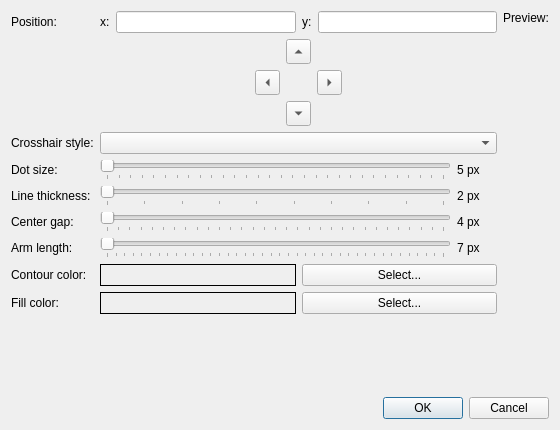
<?xml version="1.0" encoding="UTF-8"?>
<ui version="4.0">
 <class>SettingsDialog</class>
 <widget class="QDialog" name="SettingsDialog">
  <property name="geometry">
   <rect>
    <x>0</x>
    <y>0</y>
    <width>560</width>
    <height>430</height>
   </rect>
  </property>
  <property name="windowTitle">
   <string>Settings</string>
  </property>
  <layout class="QVBoxLayout" name="verticalLayout_2">
   <item>
    <layout class="QHBoxLayout" name="mainHbox">
     <item>
      <layout class="QFormLayout" name="dialogLayout">
       <item row="0" column="0">
        <widget class="QLabel" name="positionLbl">
         <property name="text">
          <string>Position:</string>
         </property>
        </widget>
       </item>
       <item row="0" column="1">
        <layout class="QHBoxLayout" name="positionHbox">
         <item>
          <widget class="QLabel" name="xLbl">
           <property name="text">
            <string>x:</string>
           </property>
          </widget>
         </item>
         <item>
          <widget class="QLineEdit" name="xEdit"/>
         </item>
         <item>
          <widget class="QLabel" name="yLbl">
           <property name="text">
            <string>y:</string>
           </property>
          </widget>
         </item>
         <item>
          <widget class="QLineEdit" name="yEdit"/>
         </item>
        </layout>
       </item>
       <item row="1" column="1">
        <layout class="QGridLayout" name="dpadGridLayout">
         <item row="2" column="0">
          <spacer name="dpadLeftSpacer">
           <property name="orientation">
            <enum>Qt::Horizontal</enum>
           </property>
           <property name="sizeHint" stdset="0">
            <size>
             <width>40</width>
             <height>20</height>
            </size>
           </property>
          </spacer>
         </item>
         <item row="2" column="4">
          <spacer name="dpadRightSpacer">
           <property name="orientation">
            <enum>Qt::Horizontal</enum>
           </property>
           <property name="sizeHint" stdset="0">
            <size>
             <width>40</width>
             <height>20</height>
            </size>
           </property>
          </spacer>
         </item>
         <item row="0" column="2">
          <widget class="QToolButton" name="upBtn">
           <property name="minimumSize">
            <size>
             <width>25</width>
             <height>25</height>
            </size>
           </property>
           <property name="maximumSize">
            <size>
             <width>30</width>
             <height>16777215</height>
            </size>
           </property>
           <property name="text">
            <string>...</string>
           </property>
           <property name="arrowType">
            <enum>Qt::UpArrow</enum>
           </property>
          </widget>
         </item>
         <item row="2" column="1">
          <widget class="QToolButton" name="leftBtn">
           <property name="minimumSize">
            <size>
             <width>25</width>
             <height>25</height>
            </size>
           </property>
           <property name="maximumSize">
            <size>
             <width>30</width>
             <height>16777215</height>
            </size>
           </property>
           <property name="text">
            <string>...</string>
           </property>
           <property name="arrowType">
            <enum>Qt::LeftArrow</enum>
           </property>
          </widget>
         </item>
         <item row="2" column="3">
          <widget class="QToolButton" name="rightBtn">
           <property name="minimumSize">
            <size>
             <width>25</width>
             <height>25</height>
            </size>
           </property>
           <property name="maximumSize">
            <size>
             <width>30</width>
             <height>16777215</height>
            </size>
           </property>
           <property name="text">
            <string>...</string>
           </property>
           <property name="arrowType">
            <enum>Qt::RightArrow</enum>
           </property>
          </widget>
         </item>
         <item row="4" column="2">
          <widget class="QToolButton" name="downBtn">
           <property name="minimumSize">
            <size>
             <width>25</width>
             <height>25</height>
            </size>
           </property>
           <property name="maximumSize">
            <size>
             <width>30</width>
             <height>16777215</height>
            </size>
           </property>
           <property name="text">
            <string>...</string>
           </property>
           <property name="arrowType">
            <enum>Qt::DownArrow</enum>
           </property>
          </widget>
         </item>
        </layout>
       </item>
       <item row="2" column="0">
        <widget class="QLabel" name="styleLbl">
         <property name="text">
          <string>Crosshair style:</string>
         </property>
        </widget>
       </item>
       <item row="2" column="1">
        <widget class="QComboBox" name="styleCombo"/>
       </item>
       <item row="3" column="0">
        <widget class="QLabel" name="crosshairSizeLbl">
         <property name="text">
          <string>Dot size:</string>
         </property>
        </widget>
       </item>
       <item row="3" column="1">
        <layout class="QHBoxLayout" name="crosshairSizeHbox">
         <item>
          <widget class="QSlider" name="crosshairSizeSlider">
           <property name="minimum">
            <number>1</number>
           </property>
           <property name="maximum">
            <number>30</number>
           </property>
           <property name="orientation">
            <enum>Qt::Horizontal</enum>
           </property>
           <property name="tickPosition">
            <enum>QSlider::TicksBelow</enum>
           </property>
           <property name="tickInterval">
            <number>1</number>
           </property>
          </widget>
         </item>
         <item>
          <widget class="QLabel" name="crosshairSizeValueLbl">
           <property name="minimumSize">
            <size>
             <width>40</width>
             <height>0</height>
            </size>
           </property>
           <property name="text">
            <string>5 px</string>
           </property>
          </widget>
         </item>
        </layout>
       </item>
       <item row="4" column="0">
        <widget class="QLabel" name="lineThicknessLbl">
         <property name="text">
          <string>Line thickness:</string>
         </property>
        </widget>
       </item>
       <item row="4" column="1">
        <layout class="QHBoxLayout" name="lineThicknessHbox">
         <item>
          <widget class="QSlider" name="lineThicknessSlider">
           <property name="minimum">
            <number>1</number>
           </property>
           <property name="maximum">
            <number>10</number>
           </property>
           <property name="orientation">
            <enum>Qt::Horizontal</enum>
           </property>
           <property name="tickPosition">
            <enum>QSlider::TicksBelow</enum>
           </property>
           <property name="tickInterval">
            <number>1</number>
           </property>
          </widget>
         </item>
         <item>
          <widget class="QLabel" name="lineThicknessValueLbl">
           <property name="minimumSize">
            <size>
             <width>40</width>
             <height>0</height>
            </size>
           </property>
           <property name="text">
            <string>2 px</string>
           </property>
          </widget>
         </item>
        </layout>
       </item>
       <item row="5" column="0">
        <widget class="QLabel" name="gapSizeLbl">
         <property name="text">
          <string>Center gap:</string>
         </property>
        </widget>
       </item>
       <item row="5" column="1">
        <layout class="QHBoxLayout" name="gapSizeHbox">
         <item>
          <widget class="QSlider" name="gapSizeSlider">
           <property name="minimum">
            <number>0</number>
           </property>
           <property name="maximum">
            <number>30</number>
           </property>
           <property name="orientation">
            <enum>Qt::Horizontal</enum>
           </property>
           <property name="tickPosition">
            <enum>QSlider::TicksBelow</enum>
           </property>
           <property name="tickInterval">
            <number>1</number>
           </property>
          </widget>
         </item>
         <item>
          <widget class="QLabel" name="gapSizeValueLbl">
           <property name="minimumSize">
            <size>
             <width>40</width>
             <height>0</height>
            </size>
           </property>
           <property name="text">
            <string>4 px</string>
           </property>
          </widget>
         </item>
        </layout>
       </item>
       <item row="6" column="0">
        <widget class="QLabel" name="armLengthLbl">
         <property name="text">
          <string>Arm length:</string>
         </property>
        </widget>
       </item>
       <item row="6" column="1">
        <layout class="QHBoxLayout" name="armLengthHbox">
         <item>
          <widget class="QSlider" name="armLengthSlider">
           <property name="minimum">
            <number>1</number>
           </property>
           <property name="maximum">
            <number>40</number>
           </property>
           <property name="orientation">
            <enum>Qt::Horizontal</enum>
           </property>
           <property name="tickPosition">
            <enum>QSlider::TicksBelow</enum>
           </property>
           <property name="tickInterval">
            <number>1</number>
           </property>
          </widget>
         </item>
         <item>
          <widget class="QLabel" name="armLengthValueLbl">
           <property name="minimumSize">
            <size>
             <width>40</width>
             <height>0</height>
            </size>
           </property>
           <property name="text">
            <string>7 px</string>
           </property>
          </widget>
         </item>
        </layout>
       </item>
       <item row="7" column="0">
        <widget class="QLabel" name="contourColorLbl">
         <property name="frameShadow">
          <enum>QFrame::Sunken</enum>
         </property>
         <property name="text">
          <string>Contour color:</string>
         </property>
        </widget>
       </item>
       <item row="7" column="1">
        <layout class="QHBoxLayout" name="contourColorHbox">
         <item>
          <widget class="QFrame" name="contourColorBox">
           <property name="autoFillBackground">
            <bool>true</bool>
           </property>
           <property name="frameShape">
            <enum>QFrame::Box</enum>
           </property>
           <property name="frameShadow">
            <enum>QFrame::Plain</enum>
           </property>
          </widget>
         </item>
         <item>
          <widget class="QPushButton" name="selectContourColorBtn">
           <property name="text">
            <string>Select...</string>
           </property>
          </widget>
         </item>
        </layout>
       </item>
       <item row="8" column="0">
        <widget class="QLabel" name="fillColorLbl">
         <property name="text">
          <string>Fill color:</string>
         </property>
        </widget>
       </item>
       <item row="8" column="1">
        <layout class="QHBoxLayout" name="fillColorHbox">
         <item>
          <widget class="QFrame" name="fillColorBox">
           <property name="autoFillBackground">
            <bool>true</bool>
           </property>
           <property name="frameShape">
            <enum>QFrame::Box</enum>
           </property>
           <property name="frameShadow">
            <enum>QFrame::Plain</enum>
           </property>
          </widget>
         </item>
         <item>
          <widget class="QPushButton" name="selectFillColorBtn">
           <property name="text">
            <string>Select...</string>
           </property>
          </widget>
         </item>
        </layout>
       </item>
      </layout>
     </item>
     <item>
      <layout class="QVBoxLayout" name="previewVbox">
       <item>
        <widget class="QLabel" name="previewTitleLbl">
         <property name="text">
          <string>Preview:</string>
         </property>
        </widget>
       </item>
       <item>
        <widget class="QLabel" name="previewLbl">
         <property name="text">
          <string/>
         </property>
         <property name="alignment">
          <set>Qt::AlignCenter</set>
         </property>
        </widget>
       </item>
       <item>
        <spacer name="previewSpacer">
         <property name="orientation">
          <enum>Qt::Vertical</enum>
         </property>
         <property name="sizeHint" stdset="0">
          <size>
           <width>20</width>
           <height>20</height>
          </size>
         </property>
        </spacer>
       </item>
      </layout>
     </item>
    </layout>
   </item>
   <item>
    <widget class="QDialogButtonBox" name="buttonBox">
     <property name="orientation">
      <enum>Qt::Horizontal</enum>
     </property>
     <property name="standardButtons">
      <set>QDialogButtonBox::Cancel|QDialogButtonBox::Ok</set>
     </property>
    </widget>
   </item>
  </layout>
 </widget>
 <resources/>
 <connections>
  <connection>
   <sender>buttonBox</sender>
   <signal>accepted()</signal>
   <receiver>SettingsDialog</receiver>
   <slot>accept()</slot>
   <hints>
    <hint type="sourcelabel">
     <x>248</x>
     <y>254</y>
    </hint>
    <hint type="destinationlabel">
     <x>157</x>
     <y>274</y>
    </hint>
   </hints>
  </connection>
  <connection>
   <sender>buttonBox</sender>
   <signal>rejected()</signal>
   <receiver>SettingsDialog</receiver>
   <slot>reject()</slot>
   <hints>
    <hint type="sourcelabel">
     <x>316</x>
     <y>260</y>
    </hint>
    <hint type="destinationlabel">
     <x>286</x>
     <y>274</y>
    </hint>
   </hints>
  </connection>
 </connections>
</ui>
